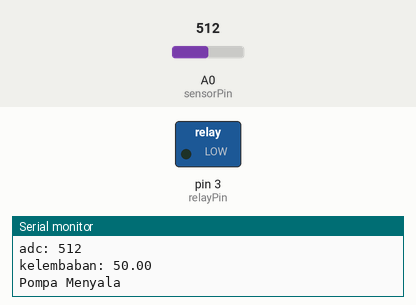
A sketch run on a simulated Arduino Uno, built with avr-gcc and run on an emulated ATmega328P. Parts: switched loads named in the sketch (green lamp = pin HIGH), the last lines printed to the serial monitor. Inputs (shaded band) come from the test bench; at power-on: A0 (sensorPin) = 512.

Above: at 1.8 s.
1.9 s: A0 (sensorPin) set to 428
3.4 s: A0 (sensorPin) set to 397
At 5.2 s:
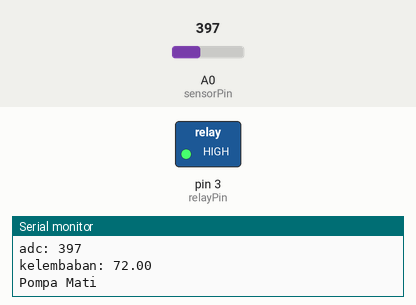
5.5 s: A0 (sensorPin) set to 511
At 7.0 s:
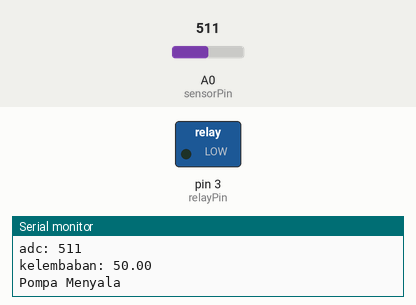
7.5 s: A0 (sensorPin) set to 306
At 8.5 s:
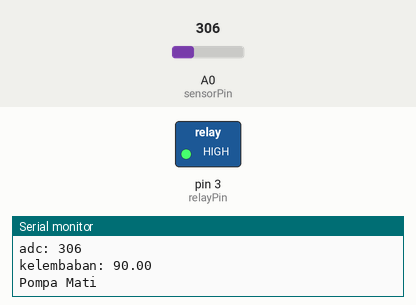
Timing chart, 0 to 10.5 s (numbered marks = the images above; inputs shaded):
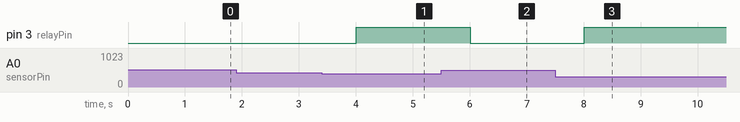

Measured:
- the behaviour switches between 412 and 411 on A0 (sensorPin) (found by bisection; images 0 and 1)
- after the input at 3.4 s, pin 3 (relayPin): LOW → HIGH after 0.61 s
- after the input at 5.5 s, pin 3 (relayPin): HIGH → LOW after 0.51 s
- after the input at 7.5 s, pin 3 (relayPin): LOW → HIGH after 0.51 s

The sketch:

SoilmoistureOtomatis.ino
```cpp
// Deklarasi pin
int sensorPin = A0;  // Pin analog untuk sensor kelembaban tanah
int relayPin = 3;    // Pin digital untuk relay
int adc = 0;  // Variabel untuk menyimpan nilai kelembaban

void setup() {
  pinMode(relayPin, OUTPUT);  // Set relay sebagai output
  Serial.begin(9600);         // Memulai komunikasi serial untuk debugging
}

void loop() {
  // Baca nilai kelembaban tanah dari sensor (0 - 1023)
  adc = analogRead(sensorPin);
  float kelembaban = map(adc, 250, 772, 100, 0);
  Serial.print("adc: ");
  Serial.println(adc);
  Serial.print("kelembaban: ");
  Serial.println(kelembaban);


  // Cek apakah kelembaban di bawah threshold (misalnya 600)
  if (kelembaban < 70) {
    digitalWrite(relayPin, LOW);  // Nyalakan pompa air
    Serial.println("Pompa Menyala");
  } else {
    digitalWrite(relayPin, HIGH);  // Matikan pompa air
    Serial.println("Pompa Mati");
  }

  delay(1000);  // Tunggu 2 detik sebelum pembacaan berikutnya
}
```
